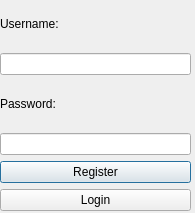
<?xml version="1.0" encoding="UTF-8"?>
<ui version="4.0">
 <class>AuthDialog</class>
 <widget class="QDialog" name="AuthDialog">
  <property name="geometry">
   <rect>
    <x>0</x>
    <y>0</y>
    <width>195</width>
    <height>213</height>
   </rect>
  </property>
  <property name="windowTitle">
   <string>AuthDialog</string>
  </property>
  <property name="sizeGripEnabled">
   <bool>false</bool>
  </property>
  <widget class="QWidget" name="centralwidget">
   <property name="geometry">
    <rect>
     <x>0</x>
     <y>0</y>
     <width>191</width>
     <height>211</height>
    </rect>
   </property>
   <layout class="QVBoxLayout" name="verticalLayout">
    <property name="leftMargin">
     <number>0</number>
    </property>
    <item>
     <widget class="QLabel" name="usernameLabel">
      <property name="text">
       <string>Username:</string>
      </property>
     </widget>
    </item>
    <item>
     <widget class="QLineEdit" name="usernameLineEdit"/>
    </item>
    <item>
     <widget class="QLabel" name="passwordLabel">
      <property name="text">
       <string>Password:</string>
      </property>
     </widget>
    </item>
    <item>
     <widget class="QLineEdit" name="passwordLineEdit"/>
    </item>
    <item>
     <widget class="QPushButton" name="registerButton">
      <property name="text">
       <string>Register</string>
      </property>
     </widget>
    </item>
    <item>
     <widget class="QPushButton" name="loginButton">
      <property name="text">
       <string>Login</string>
      </property>
     </widget>
    </item>
   </layout>
  </widget>
 </widget>
 <resources/>
 <connections/>
</ui>
